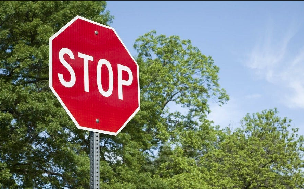
#> input picture stophi.png, 304 x 189 px, found by its file name
$ python exp.py
#> lines starting #> are read from the running program, lines starting #| are printed output that depends on the picture
import cv2
from matplotlib import pyplot as plt

image_path = r"C:\Users\admin\Desktop\stophi.png"
cascade_path = r"C:\Users\admin\Downloads\stop_sign_classifier_2.xml"

# Load the image
img = cv2.imread(image_path)
#> img is the input picture: shape (189, 304, 3); mean B, G, R 116, 124.5, 127.8
if img is None:
    raise FileNotFoundError("Image file could not be loaded. Check the path.")

# Convert to grayscale and enhance contrast
img_gray = cv2.cvtColor(img, cv2.COLOR_BGR2GRAY)
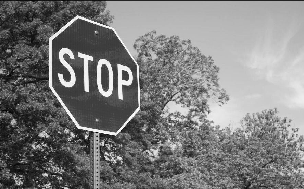
#> img_gray: shape (189, 304); min 0, max 255, mean 124.5
img_gray = cv2.equalizeHist(img_gray)
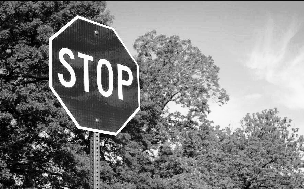
#> img_gray: shape (189, 304); min 0, max 255, mean 128.2

# Convert to RGB for display
img_rgb = cv2.cvtColor(img, cv2.COLOR_BGR2RGB)

# Load Haar cascade
stop_data = cv2.CascadeClassifier(cascade_path)
if stop_data.empty():
    raise FileNotFoundError("Cascade file could not be loaded. Check the path.")

# Detect stop signs with tuned parameters
stop_signs = stop_data.detectMultiScale(
    img_gray,
    scaleFactor=1.1,
    minNeighbors=3,
    minSize=(30, 30),
    maxSize=(400, 400)
)
#> stop_signs = [[46, 22, 108, 108]]

# Draw rectangles around detected signs
if len(stop_signs) == 0:
    print("No stop signs detected. Try adjusting parameters or using a better cascade.")
else:
    for (x, y, w, h) in stop_signs:
        cv2.rectangle(img_rgb, (x, y), (x + w, y + h), (0, 255, 0), 5)
#> this loop made 1 pass
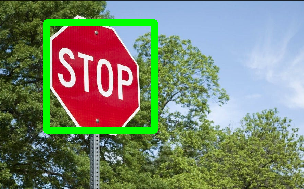
#> img_rgb: shape (189, 304, 3); mean R, G, B 121.9, 131.9, 111.1
    print(f"Detected {len(stop_signs)} stop sign(s).")
#| Detected 1 stop sign(s).

# Display result
plt.imshow(img_rgb)
plt.axis('off')
plt.show()
